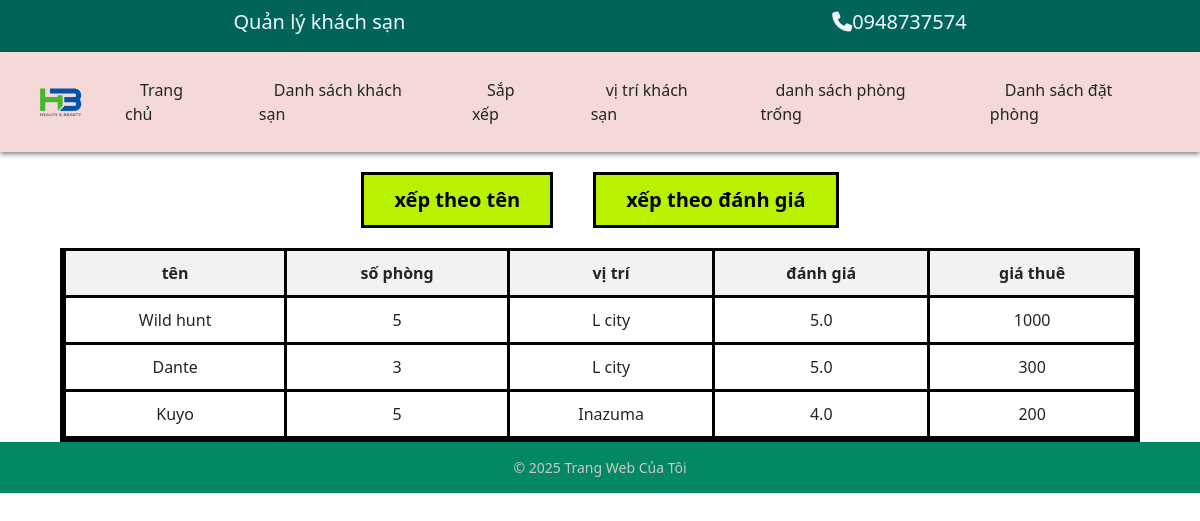
Page /hotel/sapxep on the committed database.
### hotel/models.py (models this page shows, shortened)
class Hotel(models.Model):
    HotelName = models.CharField(max_length=200,unique=True,null=False,blank=False)
    RoomAvilable=models.IntegerField(default=0)
    Location= models.CharField(max_length=200,null=False,blank=False)
    Rating = models.FloatField(max_length=0,default=5,null=False,blank=False)
    PricePer=models.IntegerField(default=0,null=False,blank=False)
    Status=models.BooleanField(default=True,null=False,blank=False)

### hotel/views.py (the view)
# urls.py: path("sapxep",views.SapXep.as_view(),name="sapxep"),
class SapXep(View):
    def get(seft,request):
        h = Hotel.objects.filter(Status=True)
        context={"hotel":h}
        return render(request,"hotel/sapxep.html",context)

### hotel/templates/hotel/sapxep.html
{% extends "hotel/demo.html" %}
{% load static %}
{% block content %}
  <section>
    <div class="sort-buttons">
      <a href="{% url "sapxeptheoten" %}"><button>xếp theo tên</button></a>
      <a href="{% url "sapxeptheorating" %}"><button>xếp theo đánh giá</button></a>
    </div>
    <div class="content">
      <table>
        <thead>
          <tr>
            <th>tên</th>
            <th>số phòng</th>
            <th>vị trí</th>
            <th>đánh giá</th>
            <th>giá thuê</th>
          </tr>
        </thead>
        <tbody>
          {% for row in hotel %}
          <tr>
            <td>{{row.HotelName}}</td>
            <td>{{row.RoomAvilable}}</td>
            <td>{{row.Location}}</td>
            <td>{{row.Rating}}</td>
            <td>{{row.PricePer}}</td>
          </tr>
          {% endfor %}
        </tbody>
      </table>
    </div>
  </section>
{% endblock content %}

### hotel/static/hotel/demo.css (style rules this page uses)
* { margin: 0; padding: 0; box-sizing: border-box; }
.content { border: 3px solid black; border-top: none; margin: 0 auto; width: 90%; margin-top: 5px; }
table { width: 100%; border-collapse: collapse; }
th, td { border: 3px solid black; padding: 10px; text-align: center; }
th { background: #f2f2f2; font-weight: bold; }
.sort-buttons { display: flex; justify-content: center; gap: 40px; margin: 20px 0; }
.sort-buttons button { background: #b9f200; border: 3px solid black; font-size: 20px; font-weight: bold; padding: 10px 30px; cursor: pointer; }

### rows in the picture
Hotel: HotelName "Wild hunt", RoomAvilable "5", Location "L city", Rating "5.0", PricePer "1000"
Hotel: HotelName "Dante", RoomAvilable "3", Location "L city", Rating "5.0", PricePer "300"
Hotel: HotelName "Kuyo", RoomAvilable "5", Location "Inazuma", Rating "4.0", PricePer "200"
